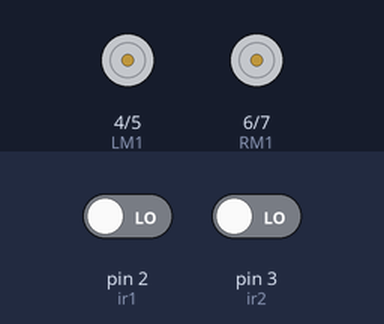
Simulated run of this sketch. Board: Arduino Uno, built with avr-gcc and run on an emulated ATmega328P. Parts: motor-driver pin pairs drawn as motors (green arrow = first pin HIGH = forward, orange = second pin HIGH = backward, longer = more drive). The inputs (shaded band) are chosen by the test bench; at power-on: pin 2 (ir1) LOW, pin 3 (ir2) LOW.

Above: at 1.2 s.
1.3 s: pin 2 (ir1) driven HIGH
At 2.3 s:
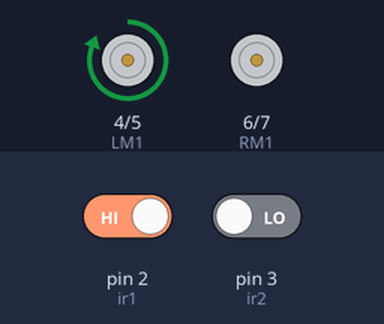
2.8 s: pin 3 (ir2) driven HIGH
At 3.5 s:
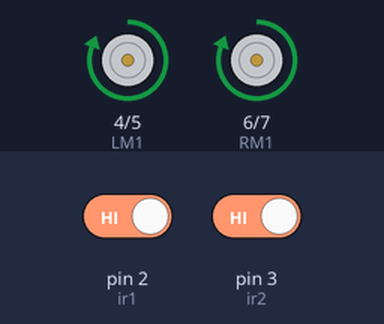
4.3 s: pin 2 (ir1) driven LOW
At 4.6 s:
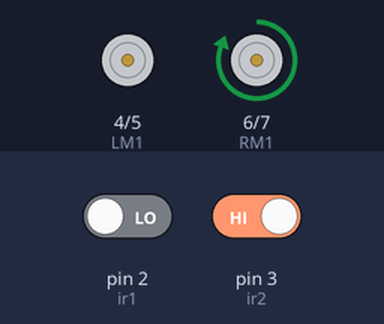
5.8 s: pin 3 (ir2) driven LOW
At 7.0 s:
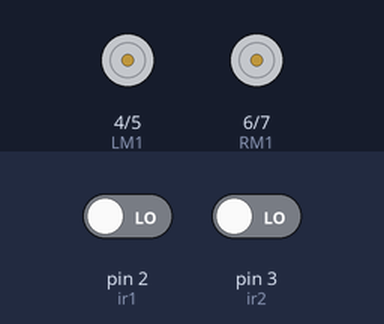
Timing chart, 0 to 8.3 s (numbered marks = the images above; inputs shaded):
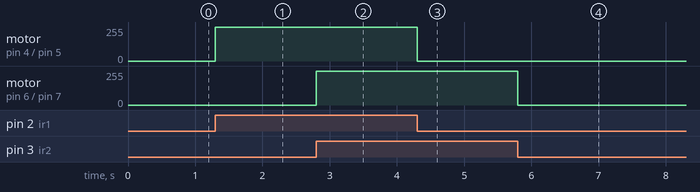

The sketch:

lfr.ino
```cpp
/*------ Arduino Line Follower Code----- */
/*-------definning Inputs------*/
#define ir1 2      // left sensor
#define ir2 3      // right sensor

/*-------definning Outputs------*/
#define LM1 4       // left motor
#define LM2 5       // left motor
#define RM1 6       // right motor
#define RM2 7       // right motor

void setup()
{
  pinMode(ir1, INPUT);
  pinMode(ir2, INPUT);
  pinMode(LM1, OUTPUT);
  pinMode(LM2, OUTPUT);
  pinMode(RM1, OUTPUT);
  pinMode(RM2, OUTPUT);
}

void loop()
{
  if(digitalRead(ir1) && digitalRead(ir2))     // Move Forward
  {
    digitalWrite(LM1, HIGH);
    digitalWrite(LM2, LOW);
    digitalWrite(RM1, HIGH);
    digitalWrite(RM2, LOW);
  }

  if(!(digitalRead(ir1)) && digitalRead(ir2))     // Turn right
  {
    digitalWrite(LM1, LOW);
    digitalWrite(LM2, LOW);
    digitalWrite(RM1, HIGH);
    digitalWrite(RM2, LOW);
  }

  if(digitalRead(ir1) && !(digitalRead(ir2)))     // turn left
  {
    digitalWrite(LM1, HIGH);
    digitalWrite(LM2, LOW);
    digitalWrite(RM1, LOW);
    digitalWrite(RM2, LOW);
  }

  if(!(digitalRead(ir1)) && !(digitalRead(ir2)))     // stop
  {
    digitalWrite(LM1, LOW);
    digitalWrite(LM2, LOW);
    digitalWrite(RM1, LOW);
    digitalWrite(RM2, LOW);
  }
}
```

Measured:
- after the input at 1.3 s, motor on pin 4 (LM1) / pin 5 (LM2): stopped → forward 255/255 at once
- after the input at 2.8 s, motor on pin 6 (RM1) / pin 7 (RM2): stopped → forward 255/255 at once
- after the input at 4.3 s, motor on pin 4 (LM1) / pin 5 (LM2): forward 255/255 → stopped at once
- after the input at 5.8 s, motor on pin 6 (RM1) / pin 7 (RM2): forward 255/255 → stopped at once
